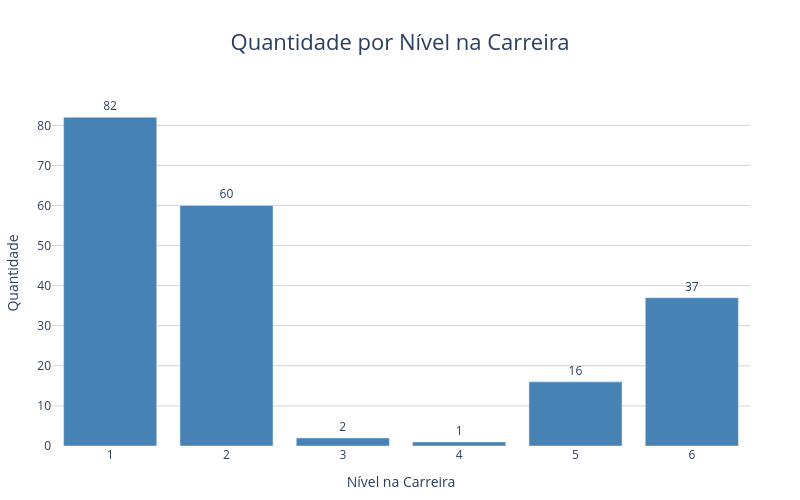

Notebook code for this chart:
### Code cell
import plotly.graph_objects as go

fig = go.Figure(data=[
    go.Bar(
        x=qtd_por_nivel.index.astype(str),  # Convertendo o índice para string para melhor exibição
        y=qtd_por_nivel['Quantidade'],
        text=qtd_por_nivel['Quantidade'],
        textposition='outside',
        marker_color='steelblue'
    )
])

fig.update_layout(
    title=dict(
        text="Quantidade por Nível na Carreira",
        x=0.5,
        font=dict(size=22)
    ),
    xaxis=dict(
        title="Nível na Carreira",
        tickangle=0
    ),
    yaxis=dict(
        title="Quantidade",
        showgrid=True,
        gridcolor="lightgrey"
    ),
    plot_bgcolor="white",
    width=800,
    height=500,
    margin=dict(l=50, r=50, t=100, b=50)
)
fig.write_image('quantidade_pessoas_por_nivel.png', engine="kaleido")

fig.show()

### Figure 1 — Plotly figure (JSON) as saved in the notebook; plotly's stock layout.template omitted (floating-point values rounded to 4 significant figures)
{"data": [{"marker": {"color": "steelblue"}, "text": [82.0, 60.0, 2.0, 1.0, 16.0, 37.0], "textposition": "outside", "type": "bar", "x": ["1", "2", "3", "4", "5", "6"], "y": [82, 60, 2, 1, 16, 37]}], "layout": {"height": 500, "margin": {"b": 50, "l": 50, "r": 50, "t": 100}, "plot_bgcolor": "white", "title": {"font": {"size": 22}, "text": "Quantidade por Nível na Carreira", "x": 0.5}, "width": 800, "xaxis": {"tickangle": 0, "title": {"text": "Nível na Carreira"}}, "yaxis": {"gridcolor": "lightgrey", "showgrid": true, "title": {"text": "Quantidade"}}}}
